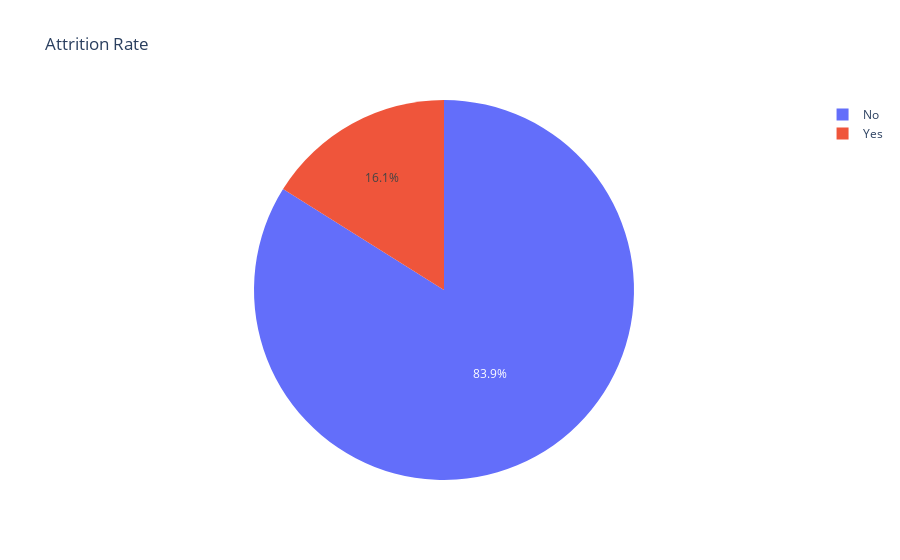

The code cell stored with this chart in its notebook:
### Markdown cell above
### Attrition Pie Chart

### Code cell
px.pie(df, names= 'Attrition', title = "Attrition Rate").show()

### Figure 1 — Plotly figure (JSON) as saved in the notebook; plotly's stock layout.template omitted (floating-point values rounded to 4 significant figures; data arrays with more than 128 entries replaced by an {"elided": "..."} marker saying what was removed)
{"data": [{"domain": {"x": [0, 1], "y": [0, 1]}, "hovertemplate": "Attrition=%{label}<extra></extra>", "labels": {"elided": "1480 str values"}, "legendgroup": "", "name": "", "showlegend": true, "type": "pie"}], "layout": {"legend": {"tracegroupgap": 0}, "title": {"text": "Attrition Rate"}}}
